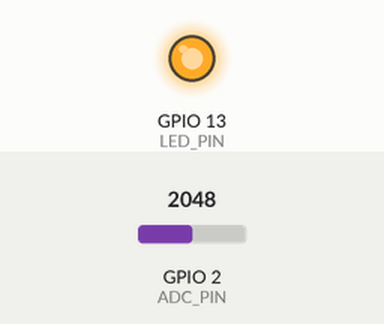
This sketch was run on a simulated ESP32. On the bench: output pins drawn as LEDs (lit = HIGH). Inputs (shaded band) come from the test bench; at power-on: GPIO 2 (ADC_PIN) = 2048.

Above: at 1.2 s.
1.3 s: GPIO 2 (ADC_PIN) set to 1228
At 1.9 s:
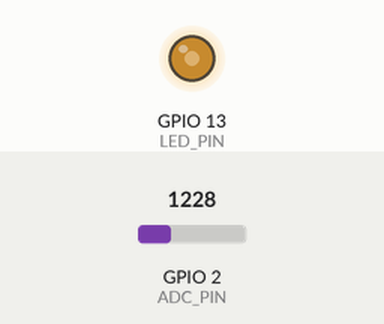
2.8 s: GPIO 2 (ADC_PIN) set to 2047
At 3.1 s:
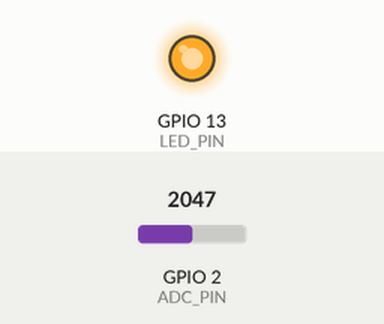
4.3 s: GPIO 2 (ADC_PIN) set to 332
At 5.4 s:
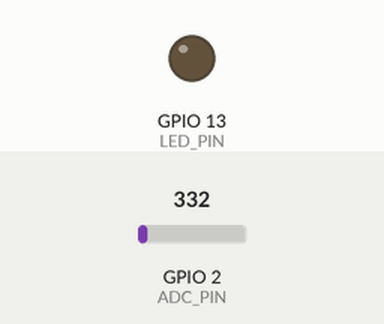
5.8 s: GPIO 2 (ADC_PIN) set to 2088
At 6.3 s:
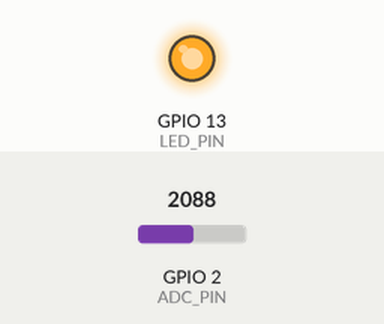
7.3 s: GPIO 2 (ADC_PIN) set to 0
At 8.6 s:
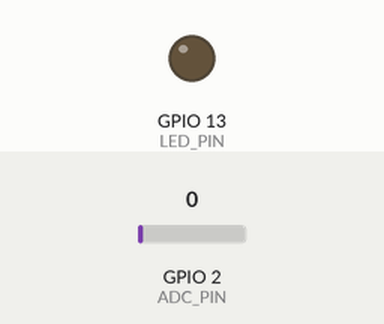
Timing chart, 0 to 9.8 s (numbered marks = the images above; inputs shaded):
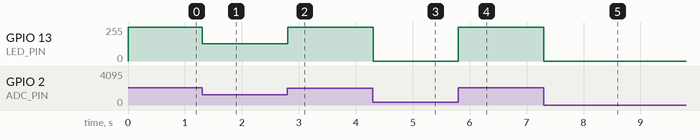

The sketch:

nightLampPhotoresistor.ino
```cpp
#define ADC_PIN 2
#define LED_PIN 13
#define PWM_CHANNEL 0
#define MAX_LIGHT 2048
#define MIN_LIGHT 372

void setup() {
  ledcSetup(PWM_CHANNEL, 1000, 12);
  ledcAttachPin(LED_PIN, PWM_CHANNEL);
}

void loop() {
  int adcVal = analogRead(ADC_PIN);
  int pwmVal = map(constrain(adcVal, MIN_LIGHT, MAX_LIGHT), MIN_LIGHT, MAX_LIGHT, 0, 4095);
  ledcWrite(PWM_CHANNEL, pwmVal);
  delay(10);
}
```

Measured:
- after the input at 1.3 s, GPIO 13 (LED_PIN): 255/255 → 130/255 at once
- after the input at 2.8 s, GPIO 13 (LED_PIN): 130/255 → 255/255 at once
- after the input at 4.3 s, GPIO 13 (LED_PIN): 255/255 → 0/255 at once
- after the input at 5.8 s, GPIO 13 (LED_PIN): 0/255 → 255/255 at once
- after the input at 7.3 s, GPIO 13 (LED_PIN): 255/255 → 0/255 at once
